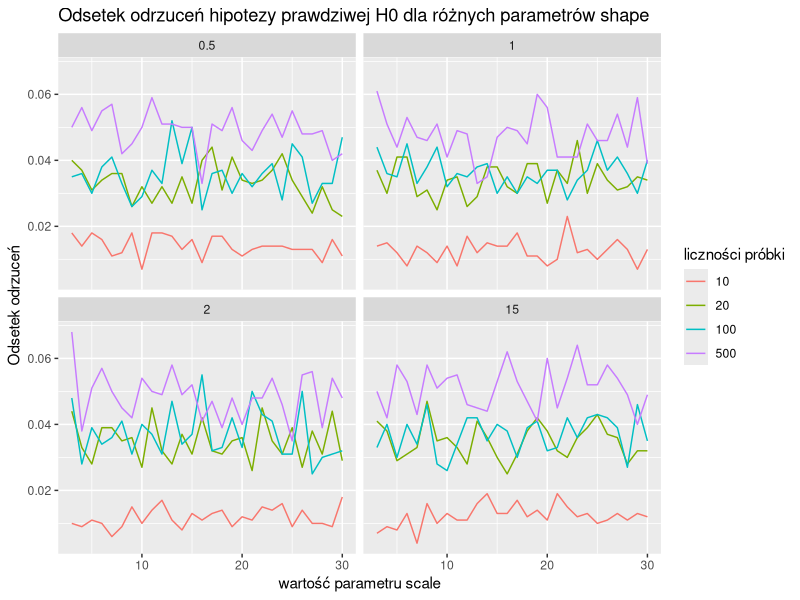
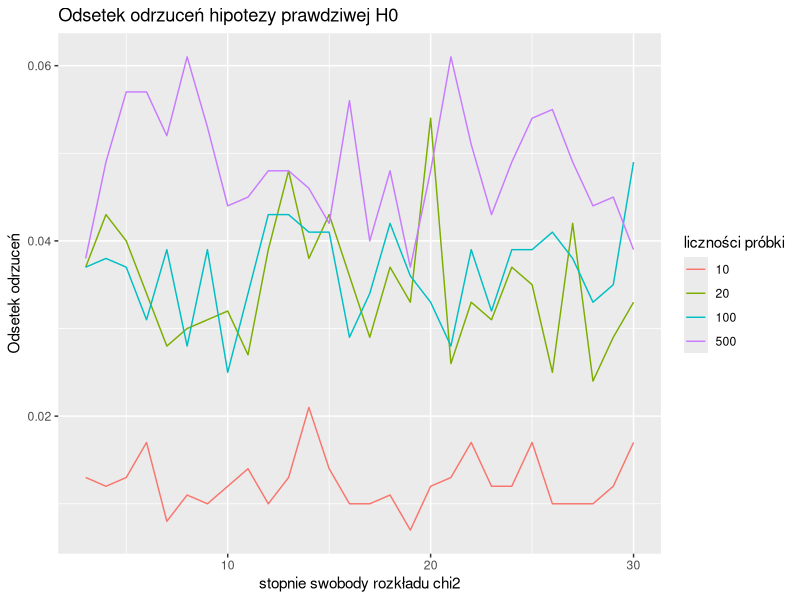

Here is the R script that generated these plots, in order:
## ---- chunk 1
knitr::opts_chunk$set(echo = TRUE)
library(ggplot2)
library(tidyr)
library(tseries)
library(nortest)
## ---- chunk 2
#ilość symulacji
N <- 1000
#parametr scale
sc <- seq(3,30,by=1)
#parametr shape
sh<-c(0.5,1,2,15)
#długość próby
lengths <- c(10,20,100,500)
params <- expand.grid(sh=sh,sc=sc, length = lengths)


## ---- chunk 3
Weibullfun<-function(sh,sc,n,K){
  
  mean(sapply(1:K,function(i) ks.test(rweibull(n,sh,sc),rweibull(n,sh,sc))$p.value<0.05))
  
}

## ---- chunk 4


wyniki<-c()
dlugosc<-c(1:nrow(params))
for(i in dlugosc){
  wyniki[i]<-Weibullfun(params[i,1],params[i,2],params[i,3],1000)
}

params<-cbind(params,"Weibull"=wyniki)
## ---- chunk 5

ggplot(params,aes(x=sc,y=Weibull,color=factor(length)))+
  geom_line()+
  facet_wrap(~sh,nrow=2)+
   labs(title = "Odsetek odrzuceń hipotezy prawdziwej H0 dla różnych parametrów shape",
       x="wartość parametru scale",
       y="Odsetek odrzuceń",
       color="liczności próbki")
## ---- chunk 6
#ilość symulacji
N <- 1000
#parametr scale
df <- seq(3,30,by=1)
#długość próby
lengths <- c(10,20,100,500)
params1 <- expand.grid(df=df, length = lengths)


## ---- chunk 7
Chi2fun<-function(df,n,K){
  
  mean(sapply(1:K,function(i) ks.test(rchisq(n,df),rchisq(n,df))$p.value<0.05))
  
}


wyniki1<-c()
dlugosc<-c(1:nrow(params1))
for(i in dlugosc){
  wyniki1[i]<-Chi2fun(params1[i,1],params1[i,2],1000)
}

params1<-cbind(params1,"chi2"=wyniki1)

## ---- chunk 8

ggplot(params1,aes(x=df,y=chi2,color=factor(length)))+
  geom_line()+
   labs(title = "Odsetek odrzuceń hipotezy prawdziwej H0",
       x="stopnie swobody rozkładu chi2",
       y="Odsetek odrzuceń",
       color="liczności próbki")
  
